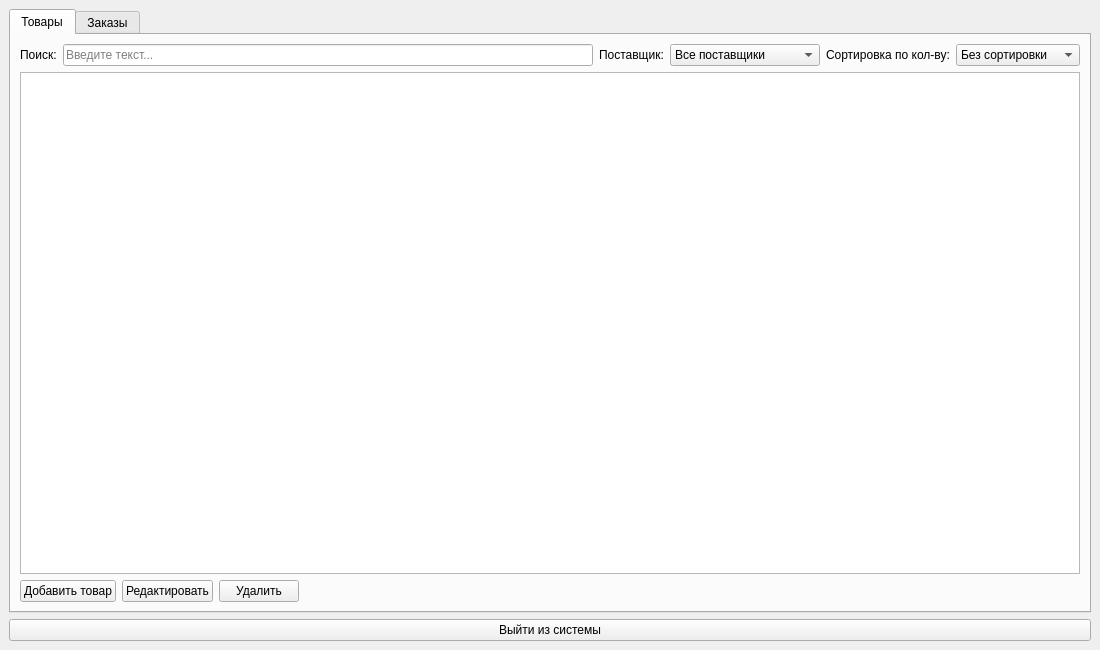
<?xml version="1.0" encoding="UTF-8"?>
<ui version="4.0">
 <class>AdminWindow</class>
 <widget class="QMainWindow" name="AdminWindow">
  <property name="geometry">
   <rect>
    <x>0</x>
    <y>0</y>
    <width>1100</width>
    <height>650</height>
   </rect>
  </property>
  <property name="windowTitle">
   <string>Администратор – Магазин обуви</string>
  </property>
  <widget class="QWidget" name="centralwidget">
   <layout class="QVBoxLayout" name="verticalLayout">
    <item>
     <widget class="QTabWidget" name="tabWidget">
      <property name="currentIndex">
       <number>0</number>
      </property>
      <widget class="QWidget" name="tab_products">
       <attribute name="title">
        <string>Товары</string>
       </attribute>
       <layout class="QVBoxLayout" name="verticalLayout_products">
        <item>
         <layout class="QHBoxLayout" name="productsSearchLayout">
          <item>
           <widget class="QLabel" name="label_search">
            <property name="text">
             <string>Поиск:</string>
            </property>
           </widget>
          </item>
          <item>
           <widget class="QLineEdit" name="search_input">
            <property name="placeholderText">
             <string>Введите текст...</string>
            </property>
           </widget>
          </item>
          <item>
           <widget class="QLabel" name="label_supplier">
            <property name="text">
             <string>Поставщик:</string>
            </property>
           </widget>
          </item>
          <item>
           <widget class="QComboBox" name="supplier_combo">
            <item>
             <property name="text">
              <string>Все поставщики</string>
             </property>
            </item>
            <item>
             <property name="text">
              <string>ООО &quot;Туфли-Трейд&quot;</string>
             </property>
            </item>
            <item>
             <property name="text">
              <string>ИП &quot;Ботинки Опт&quot;</string>
             </property>
            </item>
            <item>
             <property name="text">
              <string>ООО &quot;Сапоги Плюс&quot;</string>
             </property>
            </item>
            <item>
             <property name="text">
              <string>Склад &quot;Кроссовки.ру&quot;</string>
             </property>
            </item>
           </widget>
          </item>
          <item>
           <widget class="QLabel" name="label_sort">
            <property name="text">
             <string>Сортировка по кол-ву:</string>
            </property>
           </widget>
          </item>
          <item>
           <widget class="QComboBox" name="sort_combo">
            <item>
             <property name="text">
              <string>Без сортировки</string>
             </property>
            </item>
            <item>
             <property name="text">
              <string>По возрастанию</string>
             </property>
            </item>
            <item>
             <property name="text">
              <string>По убыванию</string>
             </property>
            </item>
           </widget>
          </item>
         </layout>
        </item>
        <item>
         <widget class="QTableWidget" name="menu_list">
          <property name="styleSheet">
           <string notr="true">color: black;</string>
          </property>
          <property name="showGrid">
           <bool>false</bool>
          </property>
          <attribute name="horizontalHeaderVisible">
           <bool>false</bool>
          </attribute>
          <attribute name="verticalHeaderVisible">
           <bool>false</bool>
          </attribute>
          <attribute name="verticalHeaderDefaultSectionSize">
           <number>170</number>
          </attribute>
          <column>
           <property name="text">
            <string/>
           </property>
          </column>
          <column>
           <property name="text">
            <string/>
           </property>
          </column>
          <column>
           <property name="text">
            <string/>
           </property>
          </column>
         </widget>
        </item>
        <item>
         <layout class="QHBoxLayout" name="tab_orders_2">
          <item>
           <widget class="QPushButton" name="add_product_btn">
            <property name="text">
             <string>Добавить товар</string>
            </property>
           </widget>
          </item>
          <item>
           <widget class="QPushButton" name="edit_product_btn">
            <property name="text">
             <string>Редактировать</string>
            </property>
           </widget>
          </item>
          <item>
           <widget class="QPushButton" name="delete_product_btn">
            <property name="text">
             <string>Удалить</string>
            </property>
           </widget>
          </item>
          <item>
           <widget class="QWidget" name="stretch_products" native="true">
            <property name="sizePolicy">
             <sizepolicy hsizetype="Expanding" vsizetype="Preferred">
              <horstretch>0</horstretch>
              <verstretch>0</verstretch>
             </sizepolicy>
            </property>
           </widget>
          </item>
         </layout>
        </item>
       </layout>
      </widget>
      <widget class="QWidget" name="tab_orders">
       <attribute name="title">
        <string>Заказы</string>
       </attribute>
       <layout class="QVBoxLayout" name="verticalLayout_orders">
        <item>
         <widget class="QTableWidget" name="orders_list">
          <property name="editTriggers">
           <set>QAbstractItemView::NoEditTriggers</set>
          </property>
          <property name="showGrid">
           <bool>true</bool>
          </property>
          <attribute name="horizontalHeaderVisible">
           <bool>false</bool>
          </attribute>
          <attribute name="verticalHeaderVisible">
           <bool>false</bool>
          </attribute>
          <attribute name="verticalHeaderDefaultSectionSize">
           <number>100</number>
          </attribute>
          <attribute name="verticalHeaderHighlightSections">
           <bool>false</bool>
          </attribute>
          <column>
           <property name="text">
            <string/>
           </property>
          </column>
          <column>
           <property name="text">
            <string/>
           </property>
          </column>
         </widget>
        </item>
        <item>
         <layout class="QHBoxLayout" name="tab_orders_3">
          <item>
           <widget class="QPushButton" name="add_order_btn">
            <property name="text">
             <string>Добавить заказ</string>
            </property>
           </widget>
          </item>
          <item>
           <widget class="QPushButton" name="edit_order_btn">
            <property name="text">
             <string>Редактировать</string>
            </property>
           </widget>
          </item>
          <item>
           <widget class="QPushButton" name="delete_order_btn">
            <property name="text">
             <string>Удалить</string>
            </property>
           </widget>
          </item>
          <item>
           <widget class="QWidget" name="stretch_orders" native="true">
            <property name="sizePolicy">
             <sizepolicy hsizetype="Expanding" vsizetype="Preferred">
              <horstretch>0</horstretch>
              <verstretch>0</verstretch>
             </sizepolicy>
            </property>
           </widget>
          </item>
         </layout>
        </item>
       </layout>
      </widget>
     </widget>
    </item>
    <item>
     <widget class="QPushButton" name="logout_button">
      <property name="text">
       <string>Выйти из системы</string>
      </property>
     </widget>
    </item>
   </layout>
  </widget>
 </widget>
 <resources/>
 <connections/>
</ui>
